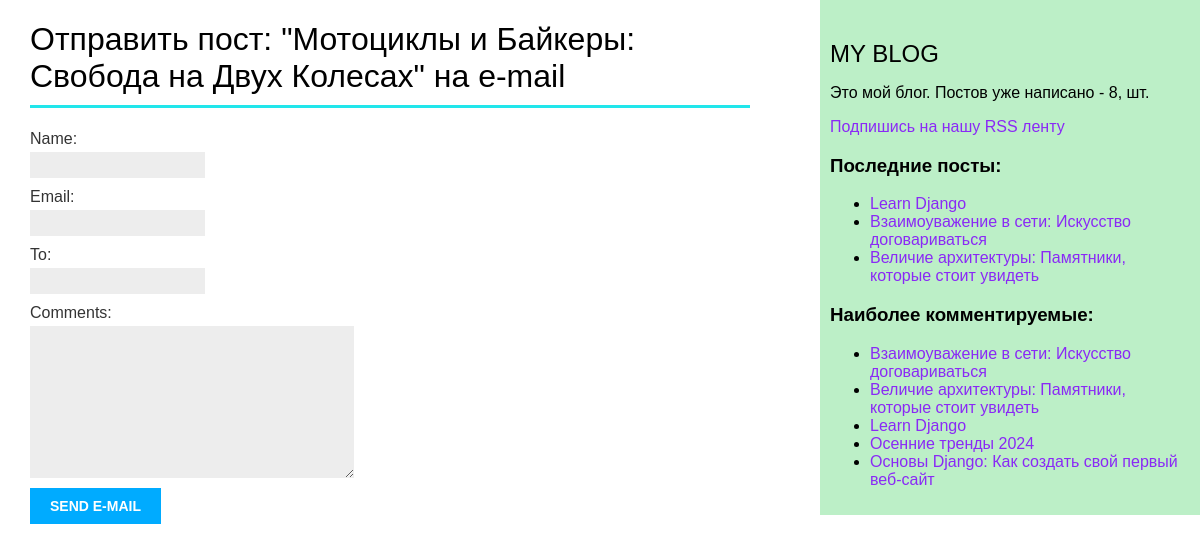
/blog/3/share/, run on the app's committed database.
### blog/models.py (models this page shows, shortened)
class Post(models.Model):
    class Status(models.TextChoices):
        DRAFT = 'DF', 'Draft'
        PUBLISHED = 'PB', 'Published'
    title = models.CharField(max_length=250)
    slug = models.SlugField(
        max_length=250,
        unique_for_date='publish'
    )
    author = models.ForeignKey(
        settings.AUTH_USER_MODEL,
        on_delete=models.CASCADE,
        related_name='blog_posts'
    )
    body = models.TextField()
    publish = models.DateTimeField(default=timezone.now)
    created = models.DateTimeField(auto_now_add=True)
    updated = models.DateTimeField(auto_now=True)
    status = models.CharField(
        max_length=2,
        choices=Status,
        default=Status.DRAFT
    )
    objects = models.Manager()  # The default manager.
    published = PublishedManager()  # Our custom manager.
    tags = TaggableManager()
    class Meta:
        ordering = ['-publish']
        indexes = [
            models.Index(fields=['-publish']),
        ]
    def get_absolute_url(self):
        return reverse(
            'blog:post_detail',
            args=[
                self.publish.year,
                self.publish.month,
                self.publish.day,
                self.slug,
            ],
        )

### blog/views.py (the view)
# urls.py: path('<int:post_id>/share/', views.post_share, name='post_share'),
def post_share(request, post_id):
    post = get_object_or_404(
        Post,
        id=post_id,
        status=Post.Status.PUBLISHED
    )
    sent = False
    if request.method == 'POST':
        form = EmailPostForm(request.POST)
        if form.is_valid():
            cd = form.cleaned_data
            post_url = request.build_absolute_uri(
                post.get_absolute_url()
            )
            subject = (
                f"{cd['name']} ({cd['email']}) "
                f"рекомендую почитать {post.title}"
            )
            message = (
                f"Read {post.title} at {post_url}\n\n"
                f"{cd['name']}'s comments: {cd['comments']}"
            )
            send_mail(
                subject=subject,
                message=message,
                from_email=None,
                recipient_list=[cd['to']],
            )
            sent = True
    else:
        form = EmailPostForm()
    return render(
        request,
        'blog/post/share.html',
        {
            'post': post,
            'form': form,
            'sent': sent
        },
    )

### blog/forms.py
class EmailPostForm(forms.Form):
    name = forms.CharField(max_length=25)
    email = forms.EmailField()
    to = forms.EmailField()
    comments = forms.CharField(
        required=False,
        widget=forms.Textarea
    )

### blog/models.py (called while the page is built)
    def get_queryset(self):
        return (
            super().get_queryset().filter(status=Post.Status.PUBLISHED)
        )

### blog/templatetags/blog_tags.py (called while the page is built)
@register.simple_tag
def total_posts():
    return Post.published.count()

@register.inclusion_tag('blog/post/latest_posts.html')
def show_latest_posts(count=5):
    latest_posts = Post.published.order_by('-publish')[:count]
    return {'latest_posts': latest_posts}

@register.simple_tag
def get_most_commented_posts(count=5):
    return Post.published.annotate(
        total_comments=Count('comments')
    ).order_by('-total_comments')[:count]

### blog/templates/blog/post/share.html (shortened to what this page needs)
{% extends "blog/base.html" %}
{% block content %}
  {% if sent %}
    <h1>Письмо успешно отправлено</h1>
    <p>
      "{{ post.title }}" was successfully sent to {{ form.cleaned_data.to }}.
    </p>
  {% else %}
    <h1>Отправить пост: "{{ post.title }}" на e-mail</h1>
    <form method="post" novalidate>
      {{ form.as_p }}
      <input type="submit" value="Send e-mail">
    </form>
  {% endif %}
{% endblock %}

### blog/templates/blog/base.html (shortened to what this page needs)
{% load blog_tags %}
{% load static %}
<!DOCTYPE html>
<html>
<head>
  <link href="{% static "css/blog.css" %}" rel="stylesheet">
</head>
<body>
  <div id="content">
    {% block content %}
    {% endblock %}
  </div>
  <div id="sidebar">
    <h2>MY BLOG</h2>
    <p>
      Это мой блог.
      Постов уже написано - {% total_posts %}, шт.
    </p>
    <p>
      <a href="{% url "blog:post_feed" %}">
        Подпишись на нашу RSS ленту
      </a>
    </p>
    <h3>Последние посты:</h3>
    {% show_latest_posts 3 %}
    <h3>Наиболее комментируемые: </h3>
    {% get_most_commented_posts as most_commented_posts %}
    <ul>
      {% for post in most_commented_posts %}
        <li>
          <a href="{{ post.get_absolute_url }}">{{ post.title }}</a>
        </li>
      {% endfor %}
    </ul>
  </div>
</body>
</html>

### blog/templates/blog/post/latest_posts.html
<ul>
  {% for post in latest_posts %}
    <li>
      <a href="{{ post.get_absolute_url }}">{{ post.title }}</a>
    </li>
  {% endfor %}
</ul>

### blog/static/css/blog.css (style rules this page uses)
body { margin:0; padding:0; font-family:helvetica, sans-serif; }
a { color:#7f00ffd4; text-decoration:none; }
h1 { font-weight:normal; border-bottom:3px solid #21e6eb; padding:0 0 10px 0; }
h2 { font-weight:normal; margin:30px 0 0; }
#content { float:left; width:60%; padding:0 0 0 30px; }
#sidebar { float:right; width:30%; padding:10px; background:#31cd5152; height:100%; }
label { float:left; clear:both; color:#333; margin-bottom:4px; }
input, textarea { clear:both; float:left; margin:0 0 10px; background:#ededed; border:0; padding:6px 10px; font-size:12px; }
input[type=submit] { font-weight:bold; background:#00abff; color:#fff; padding:10px 20px; font-size:14px; text-transform:uppercase; }

### data on the page
Post: title "Мотоциклы и Байкеры: Свобода на Двух Колесах"
Post: title "Learn Django"
Post: title "Взаимоуважение в сети: Искусство договариваться"
Post: title "Величие архитектуры: Памятники, которые стоит увидеть"
Post: title "Осенние тренды 2024"
Post: title "Основы Django: Как создать свой первый веб-сайт"
